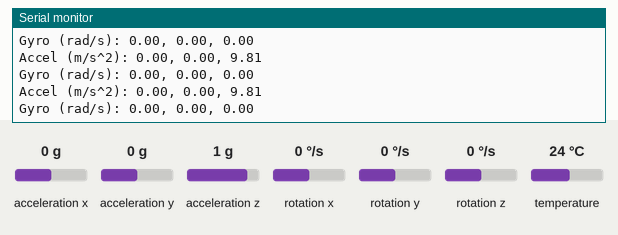
Simulated run of this sketch. Board: ESP32. Parts: the last lines printed to the serial monitor. The inputs (shaded band) are chosen by the test bench; at power-on: acceleration x 0 g, acceleration y 0 g, acceleration z 1 g, rotation x 0 °/s, rotation y 0 °/s, rotation z 0 °/s, temperature 24 °C.

Above: at 1.2 s.
1.3 s: acceleration x set to -1.4 g
At 1.7 s:
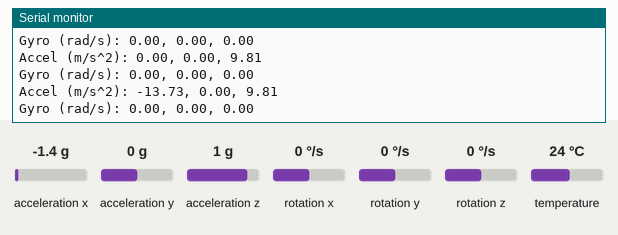
4.3 s: acceleration y set to -1.4 g
At 4.73 s:
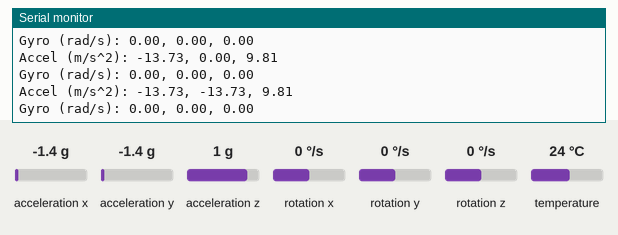
5.8 s: acceleration z set to -1.4 g
At 6.0 s:
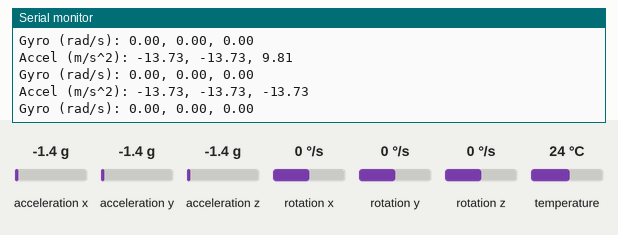
7.3 s: rotation x set to -192 °/s
At 7.52 s:
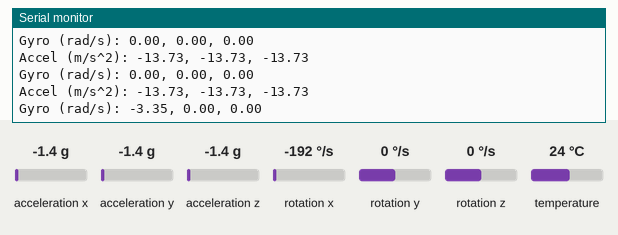
8.8 s: rotation y set to -192 °/s
At 9.03 s:
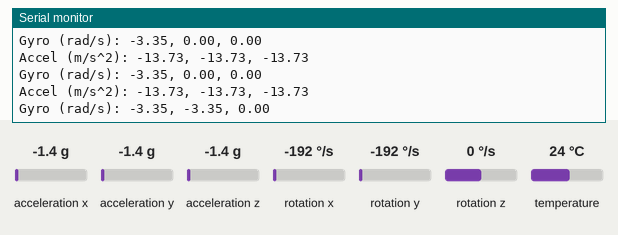

The sketch:

Gyro_accel_test.ino
```cpp
#include <Wire.h>
#include <Adafruit_MPU6050.h>
#include <Adafruit_Sensor.h>

Adafruit_MPU6050 mpu;

void setup() {
  Serial.begin(115200);
  Wire.begin(21, 22);  // ESP32 SDA, SCL

  if (!mpu.begin()) {
    Serial.println("MPU-6050 not found. Check power and SDA/SCL wiring.");
    while (true) delay(10);
  }

  mpu.setAccelerometerRange(MPU6050_RANGE_2_G);
  mpu.setGyroRange(MPU6050_RANGE_250_DEG);
  mpu.setFilterBandwidth(MPU6050_BAND_21_HZ);

  Serial.println("MPU-6050 ready. Keep it still, then tilt or rotate it.");
}

void loop() {
  sensors_event_t accel, gyro, temperature;
  mpu.getEvent(&accel, &gyro, &temperature);

  Serial.print("Accel (m/s^2): ");
  Serial.print(accel.acceleration.x); Serial.print(", ");
  Serial.print(accel.acceleration.y); Serial.print(", ");
  Serial.println(accel.acceleration.z);

  Serial.print("Gyro (rad/s): ");
  Serial.print(gyro.gyro.x); Serial.print(", ");
  Serial.print(gyro.gyro.y); Serial.print(", ");
  Serial.println(gyro.gyro.z);

  Serial.println();
  delay(250);
}                                                       
```

Measured:
- after the input at 1.3 s, the serial monitor: prints a new line after 0.22 s (image 1)
- after the input at 4.3 s, the serial monitor: prints a new line after 0.25 s (image 2)
- after the input at 5.8 s, the serial monitor: prints a new line at once (image 3)
- after the input at 7.3 s, the serial monitor: prints a new line at once (image 4)
- after the input at 8.8 s, the serial monitor: prints a new line after 0.05 s (image 5)
